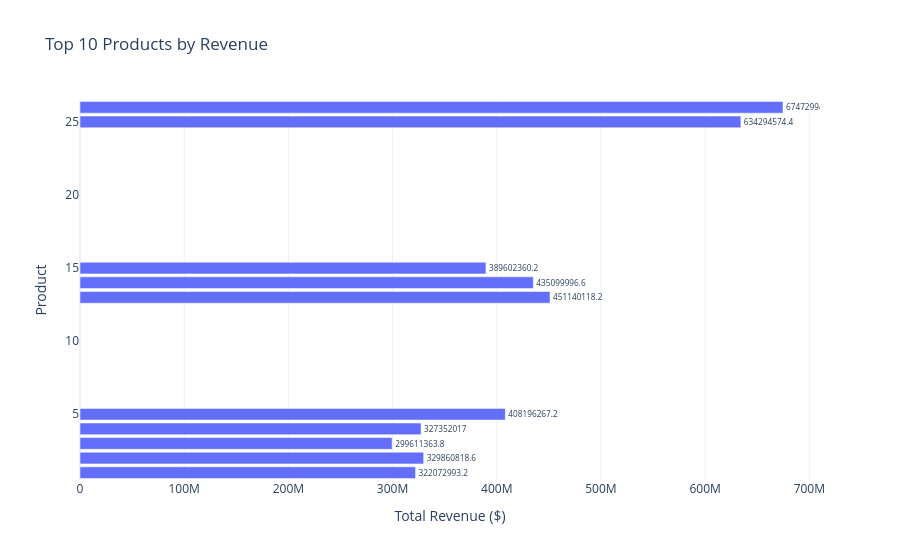

Write notebook code for a chart like this one.
### Code cell
import plotly.express as px

# Group and get top 10 products
top_products = (
    df.groupby('product_name', as_index=False)['revenue']
      .sum()
      .sort_values('revenue', ascending=False)
      .head(10)
)

# Create bar chart
fig = px.bar(
    top_products,
    x='revenue',
    y='product_name',
    orientation='h',
    title='Top 10 Products by Revenue',
    labels={'revenue': 'Total Revenue ($)', 'product_name': 'Product'},
    template='plotly_white'
)

# Show highest at top
fig.update_layout(yaxis={'categoryorder': 'total ascending'})

# Optional: show values on bars
fig.update_traces(text=top_products['revenue'], textposition='outside')

fig.show()

### Figure 1 — Plotly figure (JSON) as saved in the notebook; plotly's stock layout.template omitted (floating-point values rounded to 4 significant figures)
{"data": [{"hovertemplate": "Total Revenue ($)=%{x}<br>Product=%{y}<extra></extra>", "legendgroup": "", "marker": {"color": "#636efa", "pattern": {"shape": ""}}, "name": "", "orientation": "h", "showlegend": false, "text": [674700000.0, 634300000.0, 451100000.0, 435100000.0, 408200000.0, 389600000.0, 329900000.0, 327400000.0, 322100000.0, 299600000.0], "textposition": "outside", "type": "bar", "x": [674700000.0, 634300000.0, 451100000.0, 435100000.0, 408200000.0, 389600000.0, 329900000.0, 327400000.0, 322100000.0, 299600000.0], "xaxis": "x", "y": [26, 25, 13, 14, 5, 15, 2, 4, 1, 3], "yaxis": "y"}], "layout": {"barmode": "relative", "legend": {"tracegroupgap": 0}, "title": {"text": "Top 10 Products by Revenue"}, "xaxis": {"anchor": "y", "domain": [0, 1], "title": {"text": "Total Revenue ($)"}}, "yaxis": {"anchor": "x", "categoryorder": "total ascending", "domain": [0, 1], "title": {"text": "Product"}}}}
